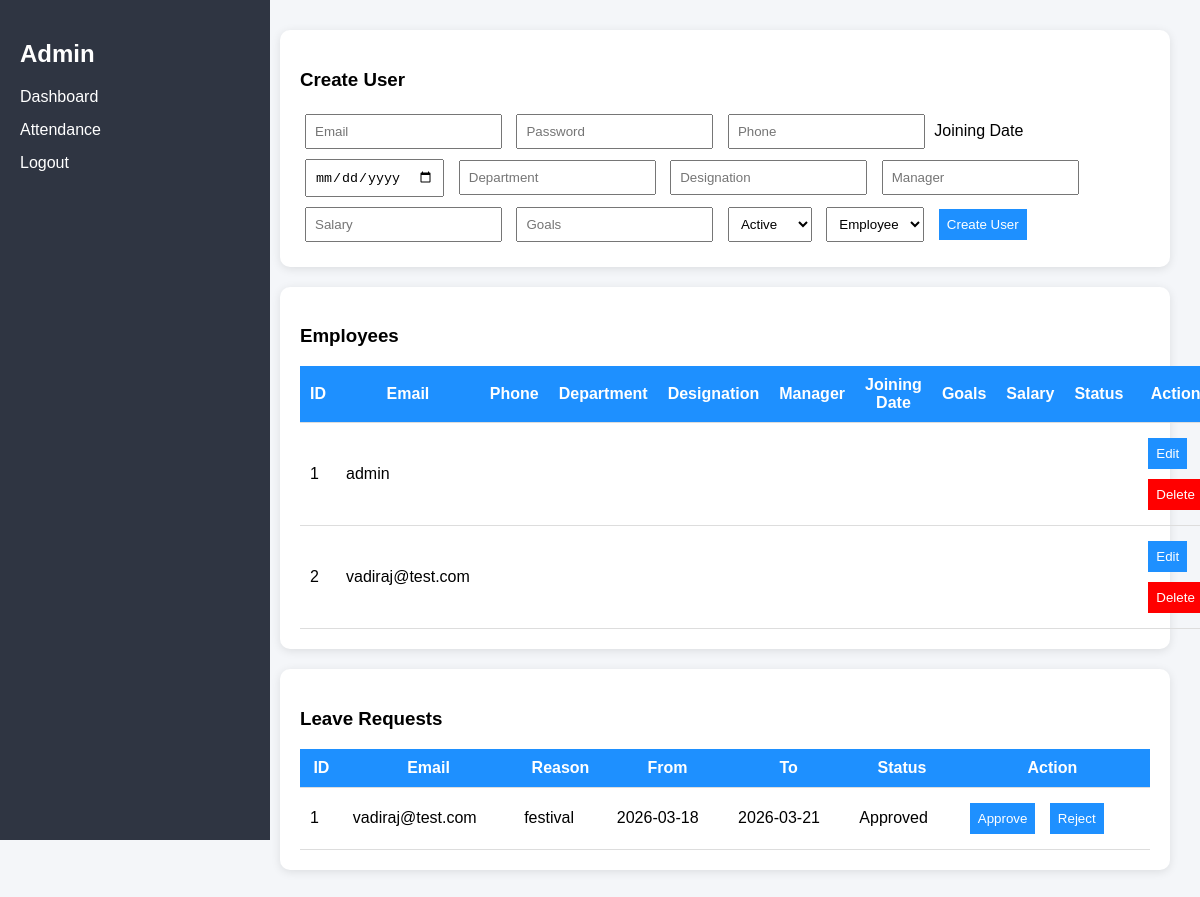
The app's page /admin, older data.
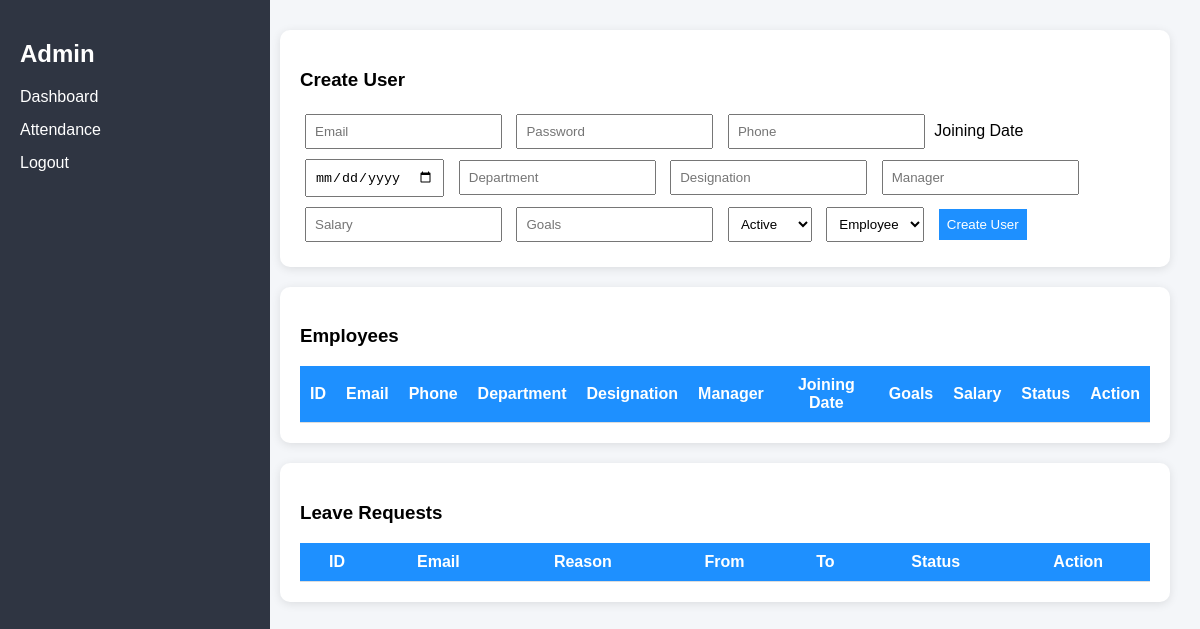
The same page, newer data.
### tables this page shows
CREATE TABLE users (
    id INTEGER PRIMARY KEY AUTOINCREMENT,
    email TEXT UNIQUE,
    password TEXT,
    role TEXT,
    phone TEXT
);

CREATE TABLE leaves (
    id INTEGER PRIMARY KEY AUTOINCREMENT,
    employee_email TEXT,
    reason TEXT,
    from_date TEXT,
    to_date TEXT,
    status TEXT
);

### app.py (the view)
@app.get("/admin", response_class=HTMLResponse)
def admin_dashboard(request: Request):
    leaves = cur.execute("SELECT * FROM leaves").fetchall()
    users = cur.execute("SELECT * FROM users").fetchall()
    return templates.TemplateResponse(
        "dashboard_admin.html",
        {"request": request, "leaves": leaves, "users": users}
    )

### templates/dashboard_admin.html (shortened to what this page needs)
<!DOCTYPE html>
<html>
<head>
</head>
<body>
<div class="sidebar">
<h2>Admin</h2>
<a href="/admin">Dashboard</a>
<a href="/admin_attendance">Attendance</a>
<a href="/logout">Logout</a>
</div>
<div class="main">
<div class="card">
<h3>Create User</h3>
<form method="post" action="/create_user">
<input name="email" placeholder="Email" required>
<input name="password" placeholder="Password" required>
<input name="phone" placeholder="Phone">
<label>Joining Date</label>
<input type="date" name="joining_date">
<input name="department" placeholder="Department">
<input name="designation" placeholder="Designation">
<input name="manager" placeholder="Manager">
<input name="salary" placeholder="Salary">
<input name="goals" placeholder="Goals">
<select name="status">
<option value="Active">Active</option>
</select>
<select name="role">
<option value="employee">Employee</option>
</select>
<button type="submit">Create User</button>
</form>
</div>
<div class="card">
<h3>Employees</h3>
<table>
<tr>
<th>ID</th>
<th>Email</th>
<th>Phone</th>
<th>Department</th>
<th>Designation</th>
<th>Manager</th>
<th>Joining Date</th>
<th>Goals</th>
<th>Salary</th>
<th>Status</th>
<th>Action</th>
</tr>
{% for u in users %}
<tr>
<td>{{u[0]}}</td>
<td>{{u[1]}}</td>
<td>{{u[4]}}</td>
<td>{{u[6]}}</td>
<td>{{u[7]}}</td>
<td>{{u[9]}}</td>
<td>{{u[5]}}</td>
<td>{{u[8]}}</td>
<td>{{u[10]}}</td>
<td>{{u[11]}}</td>
<td>
<a href="/edit_user/{{u[0]}}">
<button>Edit</button>
</a>
<a href="/delete_user/{{u[0]}}">
<button style="background:red;">Delete</button>
</a>
</td>
</tr>
{% endfor %}
</table>
</div>
<div class="card">
<h3>Leave Requests</h3>
<table>
<tr>
<th>ID</th>
<th>Email</th>
<th>Reason</th>
<th>From</th>
<th>To</th>
<th>Status</th>
<th>Action</th>
</tr>
{% for l in leaves %}
<tr>
<td>{{l[0]}}</td>
<td>{{l[1]}}</td>
<td>{{l[2]}}</td>
<td>{{l[3]}}</td>
<td>{{l[4]}}</td>
<td>{{l[5]}}</td>
<td>
<form method="post" action="/leave_action">
<button name="action" value="Approved">Approve</button>
<button name="action" value="Rejected">Reject</button>
</form>
</td>
</tr>
{% endfor %}
</table>
</div>
</div>
</body>
</html>

### templates/dashboard_admin.html (style rules this page uses)
body { margin:0; font-family:Arial; background:#f4f6f9; }
.sidebar { width:230px; height:100vh; background:#2f3542; color:white; position:fixed; padding:20px; }
.sidebar a { color:white; display:block; margin:15px 0; text-decoration:none; }
.main { margin-left:250px; padding:30px; }
.card { background:white; padding:20px; border-radius:10px; margin-bottom:20px; box-shadow:0 2px 10px rgba(0,0,0,0.1); }
input, select, button { padding:8px; margin:5px; }
button { background:#1e90ff; color:white; border:none; }
table { width:100%; border-collapse:collapse; }
th { background:#1e90ff; color:white; }
td, th { padding:10px; border-bottom:1px solid #ddd; }

Row changes from the older to the newer data that the page shows:
removed users: id "1", email "admin"
removed users: id "2", email "vadiraj@test.com"
removed leaves: id "1", employee_email "vadiraj@test.com", reason "festival", from_date "2026-03-18", to_date "2026-03-21", status "Approved"
